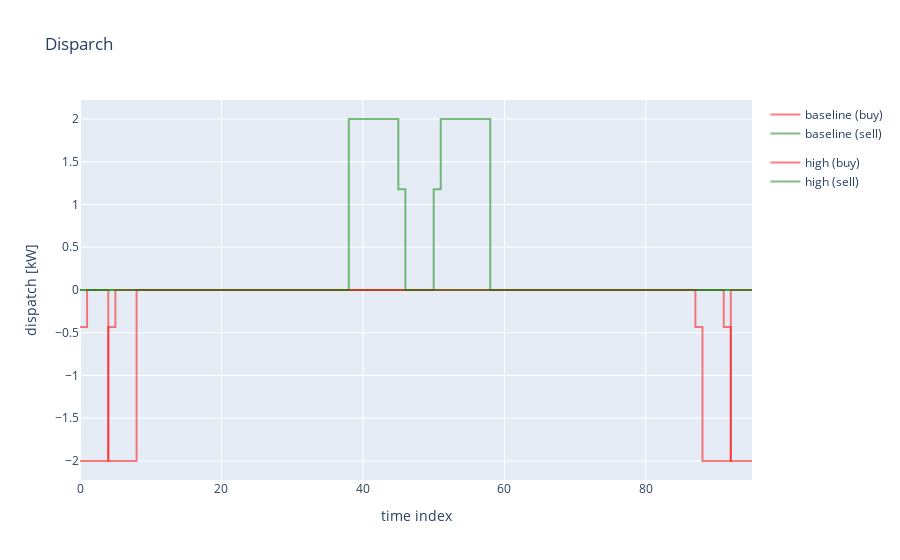

Notebook code cell kept with this figure:
### Code cell
from itertools import product

from batteries_included.model.price_uncertainty import BidDirection

fig = go.Figure()

for (scenario_idx, scenario), direction in product(model.price_scenarios.scenarios.items(), BidDirection):
    dispatch = model._var_dispatch.solution.sel(
        {
            model._idx_direction.name: direction.name,
            model._idx_scenario.name: scenario_idx,
        }
    )

    fig.add_trace(
        go.Scatter(
            # x=,
            y=dispatch * (1 if direction is BidDirection.sell else -1),
            mode="lines",
            name=f"{scenario_idx} ({direction.value})",
            line=dict(
                shape="hv",
                color="green" if direction is BidDirection.sell else "red",
            ),
            opacity=model.price_scenarios.scenarios[scenario_idx].probability,
            legendgroup=scenario_idx,
        )
    )


fig.update_layout(
    title="Disparch",
    xaxis_title="time index",
    yaxis_title="dispatch [kW]",
)

fig.show()

### Figure 1 — Plotly figure (JSON) as saved in the notebook; plotly's stock layout.template omitted (floating-point values rounded to 4 significant figures)
{"data": [{"legendgroup": "baseline", "line": {"color": "red", "shape": "hv"}, "mode": "lines", "name": "baseline (buy)", "opacity": 0.5, "type": "scatter", "y": [-0.4327, -0.0, -0.0, -0.0, -2.0, -2.0, -2.0, -2.0, -0.0, -0.0, -0.0, -0.0, -0.0, -0.0, -0.0, 0.0, -0.0, -0.0, -0.0, -0.0, -0.0, -0.0, -0.0, -0.0, -0.0, -0.0, -0.0, -0.0, -0.0, 0.0, -0.0, -0.0, -0.0, -0.0, -0.0, -0.0, -0.0, 0.0, -0.0, -0.0, -0.0, -0.0, -0.0, -0.0, -0.0, -0.0, -0.0, -0.0, -0.0, -0.0, -0.0, -0.0, -0.0, -0.0, -0.0, -0.0, -0.0, -0.0, -0.0, -0.0, -0.0, -0.0, -0.0, -0.0, -0.0, -0.0, -0.0, -0.0, -0.0, 0.0, -0.0, -0.0, -0.0, -0.0, -0.0, -0.0, -0.0, -0.0, 0.0, -0.0, 0.0, -0.0, -0.0, -0.0, -0.0, -0.0, -0.0, -0.0, -0.0, -0.0, -0.0, -0.4327, -2.0, -2.0, -2.0, -2.0]}, {"legendgroup": "baseline", "line": {"color": "green", "shape": "hv"}, "mode": "lines", "name": "baseline (sell)", "opacity": 0.5, "type": "scatter", "y": [0.0, 0.0, 0.0, 0.0, 0.0, 0.0, 0.0, 0.0, 0.0, 0.0, 0.0, 0.0, 0.0, 0.0, 0.0, 0.0, 0.0, 0.0, 0.0, -0.0, 0.0, 0.0, 0.0, 0.0, -0.0, 0.0, 0.0, 0.0, -0.0, 0.0, 0.0, 0.0, 0.0, 0.0, 0.0, 0.0, -0.0, 0.0, 0.0, 0.0, 0.0, 0.0, 0.0, 0.0, 0.0, 0.0, 0.0, -0.0, 0.0, 0.0, 1.179, 2.0, 2.0, 2.0, 2.0, 2.0, 2.0, 2.0, 0.0, 0.0, 0.0, 0.0, 0.0, 0.0, 0.0, 0.0, 0.0, 0.0, 0.0, 0.0, -0.0, 0.0, 0.0, 0.0, -0.0, 0.0, 0.0, 0.0, 0.0, 0.0, 0.0, -0.0, 0.0, 0.0, -0.0, 0.0, -0.0, 0.0, 0.0, 0.0, 0.0, 0.0, 0.0, 0.0, 0.0, 0.0]}, {"legendgroup": "high", "line": {"color": "red", "shape": "hv"}, "mode": "lines", "name": "high (buy)", "opacity": 0.5, "type": "scatter", "y": [-2.0, -2.0, -2.0, -2.0, -0.4327, -0.0, -0.0, -0.0, -0.0, -0.0, -0.0, -0.0, -0.0, 0.0, -0.0, -0.0, -0.0, -0.0, -0.0, -0.0, -0.0, -0.0, -0.0, -0.0, -0.0, -0.0, 0.0, -0.0, -0.0, 0.0, -0.0, -0.0, -0.0, -0.0, -0.0, -0.0, -0.0, -0.0, -0.0, -0.0, -0.0, -0.0, -0.0, -0.0, -0.0, -0.0, -0.0, -0.0, -0.0, -0.0, -0.0, -0.0, -0.0, -0.0, -0.0, -0.0, -0.0, -0.0, -0.0, -0.0, 0.0, -0.0, -0.0, -0.0, -0.0, -0.0, -0.0, -0.0, -0.0, -0.0, -0.0, -0.0, -0.0, -0.0, 0.0, -0.0, -0.0, -0.0, -0.0, -0.0, -0.0, -0.0, -0.0, -0.0, -0.0, -0.0, -0.0, -0.4327, -2.0, -2.0, -2.0, -2.0, -0.0, -0.0, -0.0, -0.0]}, {"legendgroup": "high", "line": {"color": "green", "shape": "hv"}, "mode": "lines", "name": "high (sell)", "opacity": 0.5, "type": "scatter", "y": [0.0, 0.0, 0.0, 0.0, 0.0, 0.0, 0.0, 0.0, -0.0, -0.0, -0.0, -0.0, -0.0, 0.0, 0.0, 0.0, 0.0, -0.0, 0.0, 0.0, 0.0, -0.0, 0.0, 0.0, 0.0, -0.0, 0.0, 0.0, 0.0, 0.0, 0.0, 0.0, 0.0, 0.0, 0.0, 0.0, 0.0, 0.0, 2.0, 2.0, 2.0, 2.0, 2.0, 2.0, 2.0, 1.179, 0.0, 0.0, 0.0, 0.0, 0.0, 0.0, -0.0, 0.0, 0.0, 0.0, 0.0, 0.0, 0.0, 0.0, 0.0, -0.0, 0.0, 0.0, 0.0, 0.0, 0.0, -0.0, 0.0, 0.0, 0.0, 0.0, 0.0, 0.0, 0.0, -0.0, 0.0, 0.0, 0.0, 0.0, 0.0, -0.0, 0.0, 0.0, 0.0, 0.0, 0.0, 0.0, 0.0, 0.0, 0.0, 0.0, 0.0, 0.0, 0.0, 0.0]}], "layout": {"title": {"text": "Disparch"}, "xaxis": {"title": {"text": "time index"}}, "yaxis": {"title": {"text": "dispatch [kW]"}}}}
